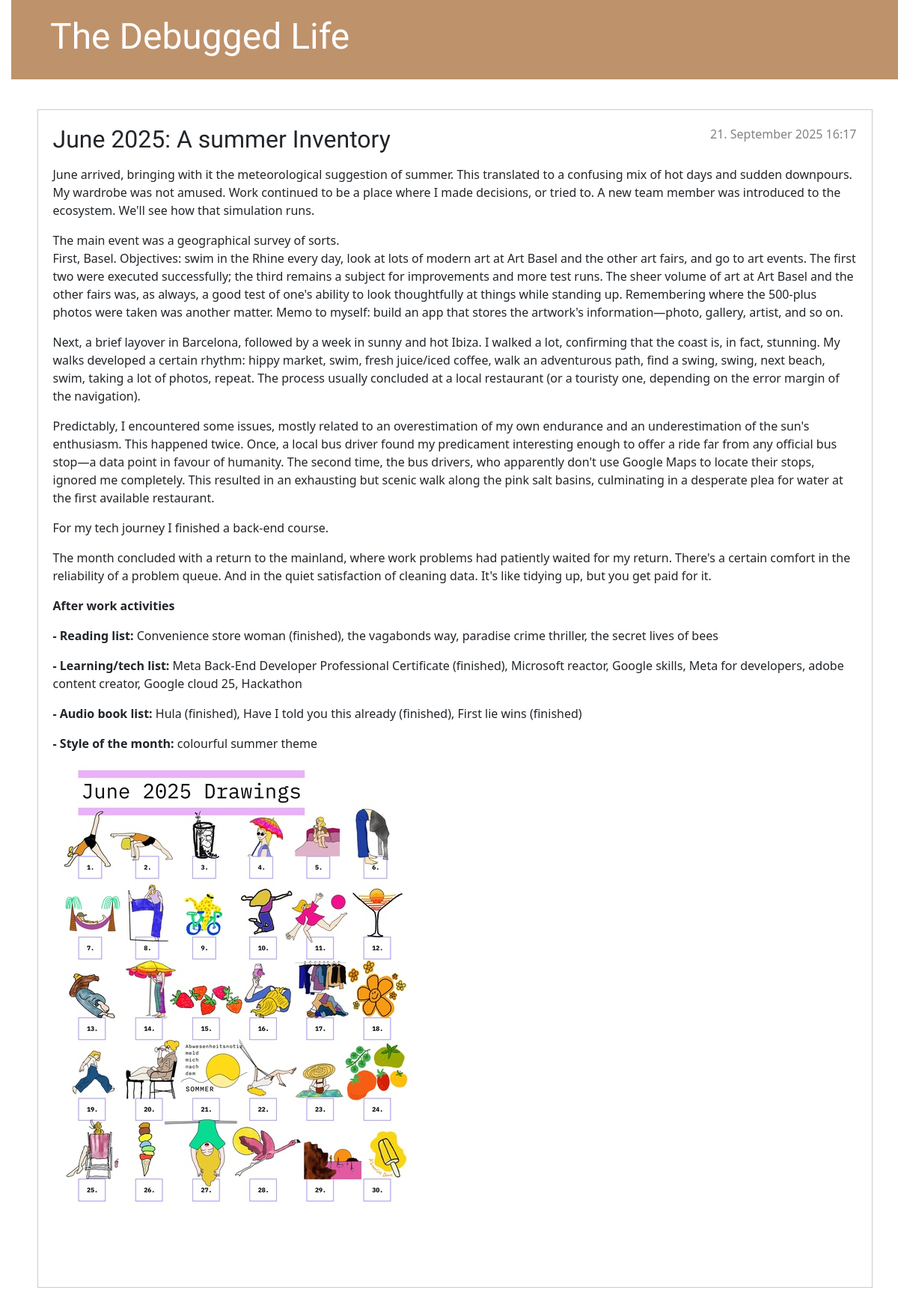
The page /post/19/ on the database its author committed.
### blog/models.py (models this page shows, shortened)
class Post(models.Model):
    author = models.ForeignKey(settings.AUTH_USER_MODEL, on_delete=models.CASCADE)
    title = models.CharField(max_length=200)
    text = RichTextField()
    image = models.ImageField(upload_to='images/', blank=True, null=True)
    created_date = models.DateTimeField(default=timezone.now)
    published_date = models.DateTimeField(blank=True, null=True)

### blog/views.py (the view)
# urls.py: path('post/<int:pk>/', views.post_detail, name='post_detail'),
def post_detail(request, pk):
    post = get_object_or_404(Post, pk=pk)
    return render(request, 'blog/post_detail.html', {'post': post})

### blog/templates/blog/post_detail.html (shortened to what this page needs)
{% extends 'blog/base.html' %}
{% block content %}
    <article class="post">
        {% if post.published_date %}
            <time class="date">
                {{ post.published_date }}
            </time>
        {% endif %}
        <h2>{{ post.title }}</h2>
        <p>{{ post.text|safe }}</p>
        {% if post.image %}
            <img src="{{ post.image.url }}" alt="{{ post.title }}">
        {% endif %}
    </article>
{% endblock %}

### blog/static/css/blog.css (style rules this page uses)
body { padding-left: 15px; }
h1, h2, h3, h4 { font-family: 'Lobster', cursive; }
.date { color: #828282; }
.post { margin-bottom: 70px; border: 1px solid #ccc; padding: 20px; overflow: auto; }
.post > .date, .post > .actions { float: right; }

### rows shown on the page
Post: published_date "21. September 2025 16:17", title "June 2025: A summer Inventory", text "June arrived, bringing with it the meteorological suggestion of summer. This translated to a confusing mix of hot days and sudden downpours. My wardrobe was not amused. Work continued to be a place where I made decisions, or tried to. A new team member was introduced to the ecosystem. We'll see how that simulation runs. The main event was a geographical survey of sorts. First, Basel. Objectives: swim in the Rhine every day, look at lots of modern art at Art Basel and the other art fairs, and go to art events. The first two were executed successfully; the third remains a subject for improvements and more test runs. The sheer volume of art at Art Basel and the other fairs was, as always, a…", image (picture)
